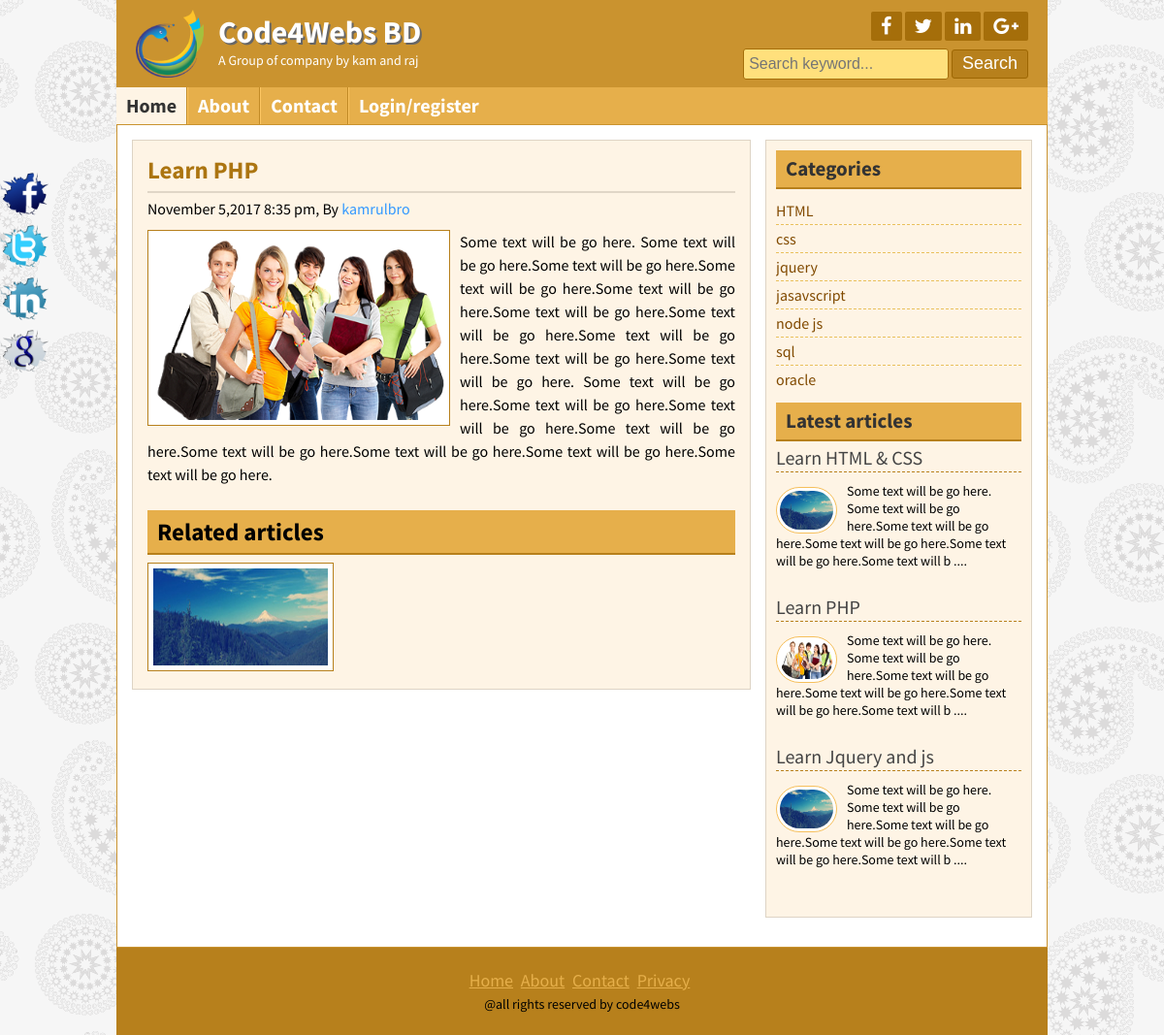
Screenshot of /post.php?id=3 with the database file from the repository.
### tables this page shows
CREATE TABLE `tbl_slogan` (
  `id` int(11) NOT NULL,
  `title` varchar(100) NOT NULL,
  `slogan` varchar(200) NOT NULL,
  `copyright` varchar(55) NOT NULL
);

CREATE TABLE `tbl_social` (
  `id` int(11) NOT NULL,
  `facebook` varchar(55) NOT NULL,
  `twitter` varchar(55) NOT NULL,
  `linkedin` varchar(55) NOT NULL,
  `gplus` varchar(55) NOT NULL
);

CREATE TABLE `tbl_post` (
  `post_id` int(11) NOT NULL,
  `cat_id` int(11) NOT NULL,
  `title` varchar(255) NOT NULL,
  `content` text NOT NULL,
  `image` varchar(255) NOT NULL,
  `user_id` varchar(255) NOT NULL,
  `tags_id` varchar(255) NOT NULL,
  `dates` timestamp NOT NULL DEFAULT CURRENT_TIMESTAMP
);

CREATE TABLE `tbl_user` (
  `user_id` int(11) NOT NULL,
  `username` varchar(255) NOT NULL,
  `email` varchar(255) NOT NULL,
  `password` varchar(255) NOT NULL,
  `rule` int(11) NOT NULL,
  `name` varchar(55) NOT NULL
);

CREATE TABLE `tbl_category` (
  `cat_id` int(11) NOT NULL,
  `catname` varchar(255) NOT NULL
);

### lib/Database.php (called while the page is built, shortened)
<?php
Class Database{
	public $host   = DB_HOST;
	public $user   = DB_USER;
	public $pass   = DB_PASS;
	public $dbname = DB_NAME;
	public $link;
	private function connectDB(){
	$this->link = new mysqli($this->host, $this->user, $this->pass, $this->dbname);
 }
	public function select($query){
		$result = $this->link->query($query) or die($this->link->error.__LINE__);
		if($result->num_rows > 0){
			return $result;
		} else {
			return false;
		}
	}
}

### helpers/Structure-post.php (called while the page is built)
<?php
	class  sturcturePost
	{
		function dateFormat($date){
			return date("F j,Y g:i a",strtotime($date));
		}
		function excerpt($str,$start,$end=250){
		  $excerpt=substr($str,$start,$end);
		  $excerpt=substr($excerpt,0,strrpos($str,' '))." "."....";
		  return $excerpt;
		}
	}

### post.php (the view)
<?php include "inc/header.php" ?>
<?php include "helpers/Structure-post.php"; ?>
<?php
	if(isset($_GET['id'])){
		$singlepostid=$_GET['id'];
		$singlepostquery="select tbl_post.post_id,tbl_post.title,tbl_post.content,tbl_post.dates,tbl_post.image,tbl_post.user_id,tbl_user.user_id,tbl_user.username
		from tbl_post,tbl_user
		where post_id='$singlepostid' and(tbl_user.user_id=tbl_post.user_id)";
		$singpost=$DB->select($singlepostquery);
	}
	$helper=new sturcturePost();
?>
	<div class="contentsection contemplete clear">
		<div class="maincontent clear">
			<div class="about">
				<?php if (is_array($singpost) || is_object($singpost)) { foreach ($singpost as $spost) {?>
					<h2><?php echo $spost['title']; ?></h2>
						<h4><?php echo $helper->dateFormat($spost['dates']); ?>, By <a href="author.php?id=<?php echo $spost['user_id']; ?>"><?php echo $spost['username']; ?></a></h4>
					<img src="images/<?php echo $spost['image']; ?>" alt="MyImage"/>
					<p><?php echo $spost['content']; ?></p>
				<?php 	}}else{ echo "nothing match result";} ?>
			<?php
				$rlquery="
				SELECT tbl_post.post_id,tbl_post.image,tbl_category.catname,tbl_category.cat_id
				FROM tbl_category,tbl_post
				WHERE tbl_post.cat_id=tbl_category.cat_id AND tbl_category.cat_id='$singlepostid' limit 6";
				$relatedpost=$DB->select($rlquery);
			?>
				<div class="relatedpost clear">
					<h2>Related articles</h2>
					<?php if (is_array($relatedpost) || is_object($relatedpost)) { foreach ($relatedpost as $rlres) {?>
					<a href="post.php?id=<?php echo $rlres['post_id']; ?>"><img src="images/<?php echo $rlres['image']; ?>" alt="post image"/></a>
					<?php } }?>
				</div>
			</div>
		</div>
<?php include "inc/sidebar.php"; ?>
	</div>
<?php include "inc/footer.php"; ?>

### inc/header.php (shortened to what this page needs)
<!DOCTYPE html>
<html>
<head>
	<link rel="stylesheet" href="font-awesome-4.5.0/css/font-awesome.css">
	<link rel="stylesheet" href="css/nivo-slider.css" type="text/css" media="screen" />
	<link rel="stylesheet" href="style.css">
</head>
<?php
require_once "lib/Database.php";
        $DB= new Database();
		$sloganrq="select title,slogan from tbl_slogan";
		$socialread="select * from tbl_social";
		$readslogan= $DB->select($sloganrq);
		$socialres= $DB->select($socialread);
    ?>
<body>
	<div class="headersection templete clear">
		<a href="#">
			<div class="logo">
				<img src="images/logo.png" alt="Logo"/>
				<?php foreach ($readslogan as $slogan) {?>
				<h2><?php echo  $slogan['title']; ?></h2>
				<p><?php echo  $slogan['slogan']; ?></p>
				<?php } ?>
			</div>
		</a>
		<div class="social clear">
			<div class="icon clear">
			<?php foreach ($socialres as $sres) {?>
				<a href="<?php echo $sres['facebook']; ?>" target="_blank"><i class="fa fa-facebook"></i></a>
				<a href="<?php echo $sres['twitter']; ?>" target="_blank"><i class="fa fa-twitter"></i></a>
				<a href="<?php echo $sres['linkedin']; ?>" target="_blank"><i class="fa fa-linkedin"></i></a>
				<a href="<?php echo $sres['gplus']; ?>" target="_blank"><i class="fa fa-google-plus"></i></a>
				<?php } ?>
			</div>
			<div class="searchbtn clear">
			<form action="search-result.php" method="get">
				<input type="text" name="keyword" placeholder="Search keyword..."/>
				<input type="submit" name="submit" value="Search"/>
			</form>
			</div>
		</div>
	</div>
<div class="navsection templete">
	<ul>
		<li><a id="active" href="index.php">Home</a></li>
		<li><a href="about.php">About</a></li>
		<li><a href="contact.php">Contact</a></li>
		<li><a href="admin/index.php">Login/register</a></li>
	</ul>
</div>

### inc/sidebar.php
<div class="sidebar clear">
	<div class="samesidebar clear">
		<h2>Categories</h2>
		<?php
			$cat_query="select *
						from tbl_category ";
			$catres=$DB->select($cat_query);
		?>
			<ul>
			<?php foreach ($catres as $cres) {?>
				<li><a href="category.php?id=<?php echo $cres['cat_id']; ?>"><?php echo $cres['catname']; ?></a></li>
				<?php } ?>
			</ul>
	</div>
	<div class="samesidebar clear">
		<h2>Latest articles</h2>
		<?php
			$sidebarpost="select post_id,title,content,image from tbl_post limit 3";
			$newpost=$DB->select($sidebarpost);
			$p_format=new sturcturePost ();
		?>
		<?php foreach($newpost as $reposres){ ?>
			<div class="popular clear">
				<h3><a href="post.php?id=<?php echo  $reposres['post_id'];?>"><?php echo  $reposres['title']?></a></h3>
				<a href="post.php?id=<?php echo  $reposres['post_id'];?>"><img src="images/<?php echo  $reposres['image']?>" alt="post image"/></a>
				<p><?php echo $p_format->excerpt( $reposres['content'],0,150);?></p>
			</div>
		<?php }?>
	</div>
</div>

### inc/footer.php (shortened to what this page needs)
<div class="footersection templete clear">
	  <div class="footermenu clear">
		<ul>
			<li><a href="#">Home</a></li>
			<li><a href="#">About</a></li>
			<li><a href="#">Contact</a></li>
			<li><a href="#">Privacy</a></li>
		</ul>
	  </div>
		<?php
		$copyrightq="select copyright from tbl_slogan";
		$copyres=$DB->select($copyrightq);
		?>
		<?php foreach ($copyres as $res) {?>
	  <p><?php echo $res['copyright']; ?></p>
		<?php }?>
	</div>
	<div class="fixedicon clear">
	<?php
		$socialq="select * from tbl_social";
		$socialres=$DB->select($socialq);
	?>
	<?php foreach ($socialres as $res) {?>
		<a href="<?php echo $res['facebook'] ;?>"><img src="images/fb.png" alt="Facebook"/></a>
		<a href="<?php echo $res['twitter'] ;?>"><img src="images/tw.png" alt="Twitter"/></a>
		<a href="<?php echo $res['linkedin'] ;?>"><img src="images/in.png" alt="LinkedIn"/></a>
		<a href="<?php echo $res['gplus'] ;?>"><img src="images/gl.png" alt="GooglePlus"/></a>
		<?php } ?>
	</div>
</body>
</html>

### rows the page displays
tbl_slogan: title "Code4Webs BD", slogan "A Group of company by kam and raj", copyright "@all rights reserved by code4webs"
tbl_post: title "Learn PHP", dates "November 5,2017 8:35 pm", user.username "kamrulbro", image (picture), content "Some text will be go here. Some text will be go here.Some text will be go here.Some text will be go here.Some text will be go here.Some text will be go here.Some text will be go here.Some text will be go here.Some text will be go here.Some text will be go here. Some text will be go here.Some text will be go here.Some text will be go here.Some text will be go here.Some text will be go here.Some text will be go here.Some text will be go here.Some text will be go here.", content "Some text will be go here. Some text will be go here.Some text will be go here.Some text will be go here.Some text will be go here.Some text will b ...."
tbl_post: image (picture), title "Learn Jquery and js", content "Some text will be go here. Some text will be go here.Some text will be go here.Some text will be go here.Some text will be go here.Some text will b ...."
tbl_category: catname "HTML"
tbl_category: catname "css"
tbl_category: catname "jquery"
tbl_category: catname "jasavscript"
tbl_category: catname "node js"
tbl_category: catname "sql"
tbl_category: catname "oracle"
tbl_post: title "Learn HTML & CSS", image (picture), content "Some text will be go here. Some text will be go here.Some text will be go here.Some text will be go here.Some text will be go here.Some text will b ...."
